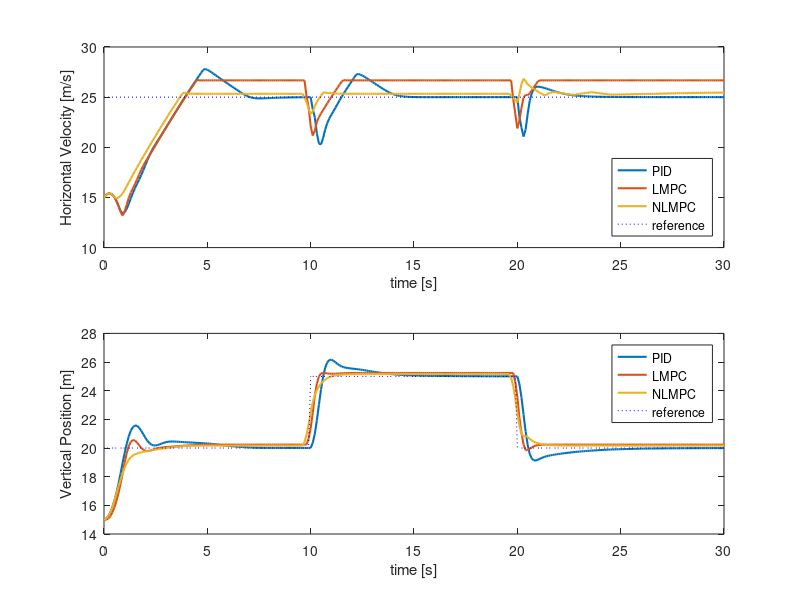
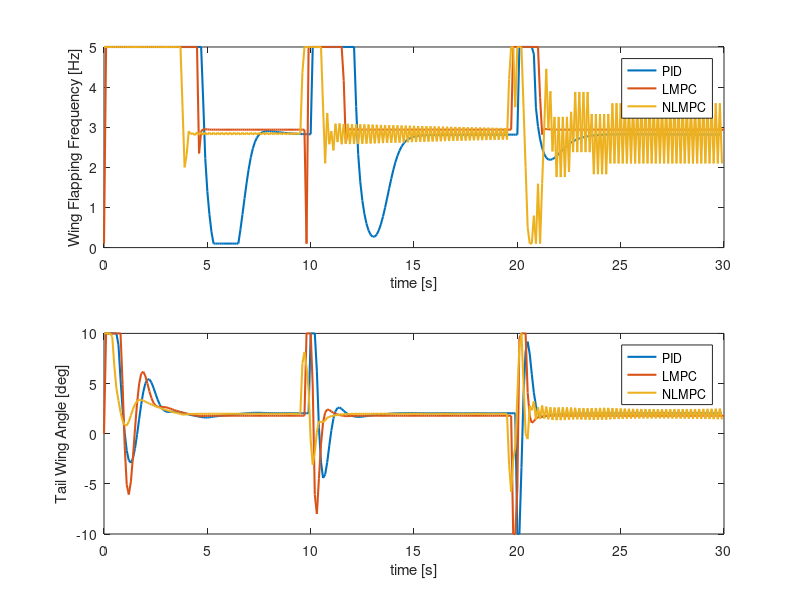
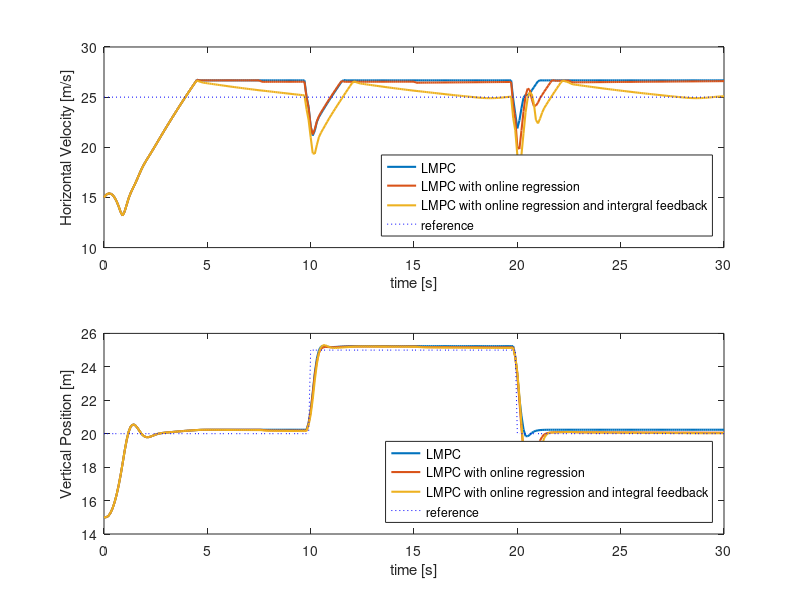
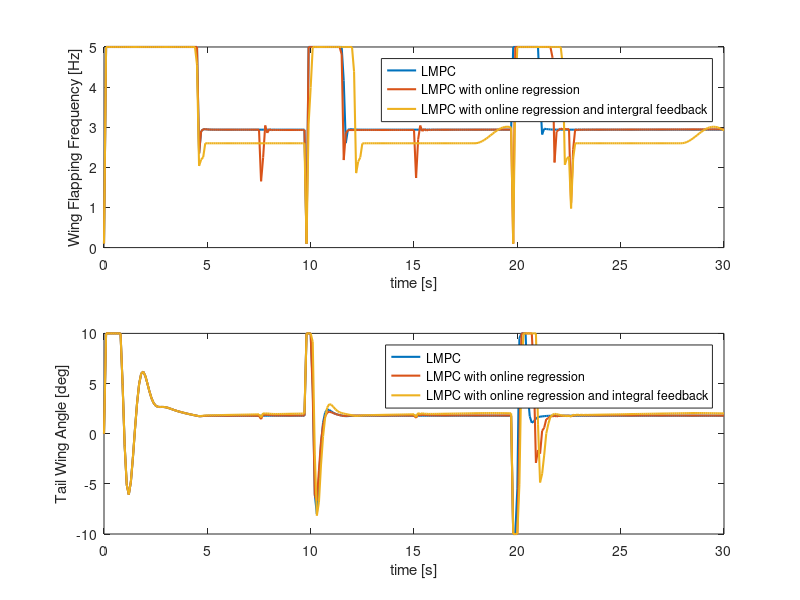

Recreate these plots in MATLAB, in order.
%%
close all;clear;clc;
%% load files
LMPC = load('Linear_MPC_data.mat');
LMPC_OR = load('Linear_MPC_online_regression_data.mat');
LMPC_OR_IC = load('Linear_MPC_online_regression_integral_feedback_data.mat');
NLMPC = load('NL_Poly_MPC_data.mat');
PID = load('PID_data.mat');
%% plot
t = 0:0.1:30;
y_ref = [20*ones(1,100) 25*ones(1,100) 20*ones(1,150)];
Vx_ref = 25;
Vy_ref = 0;

figure
subplot(2, 1, 1)
plot(t, PID.x(3, :),'LineWidth',1.5)
hold on
plot(t, LMPC.x(3, :),'LineWidth',1.5)
plot(t, NLMPC.x(3, :),'LineWidth',1.5)
plot([t(1) t(end)], [Vx_ref Vx_ref], ':b')
hold off
legend('PID', 'LMPC','NLMPC', 'reference', "Location", "southeast")
xlabel('time [s]')
ylabel('Horizontal Velocity [m/s]')

subplot(2, 1, 2)
plot(t, PID.x(2, :),'LineWidth',1.5)
hold on
plot(t, LMPC.x(2, :),'LineWidth',1.5)
plot(t, NLMPC.x(2, :),'LineWidth',1.5)
plot(t, y_ref(1:length(t)), ':b')
hold off
legend('PID', 'LMPC','NLMPC', 'reference')
xlabel('time [s]')
ylabel('Vertical Position [m]')

figure

subplot(2, 1, 1)
plot(t(1:end-1), PID.u(1, :),'LineWidth',1.5)
hold on
plot(t, LMPC.u(1, :),'LineWidth',1.5)
plot(t(1:end-1), NLMPC.u(1, :),'LineWidth',1.5)
hold off
legend('PID', 'LMPC','NLMPC')
xlabel('time [s]')
ylabel('Wing Flapping Frequency [Hz]')

subplot(2, 1, 2)
plot(t(1:end-1), PID.u(2, :),'LineWidth',1.5)
hold on
plot(t, LMPC.u(2, :),'LineWidth',1.5)
plot(t(1:end-1), NLMPC.u(2, :),'LineWidth',1.5)
hold off
legend('PID', 'LMPC','NLMPC')
xlabel('time [s]')
ylabel('Tail Wing Angle [deg]')

figure
subplot(2, 1, 1)
plot(t, LMPC.x(3, :),'LineWidth',1.5)
hold on
plot(t, LMPC_OR.x(3, :),'LineWidth',1.5)
plot(t, LMPC_OR_IC.x(3, :),'LineWidth',1.5)
plot([t(1) t(end)], [Vx_ref Vx_ref], ':b')
hold off
legend('LMPC', 'LMPC with online regression','LMPC with online regression and intergral feedback', 'reference', "Location", "southeast")
xlabel('time [s]')
ylabel('Horizontal Velocity [m/s]')

subplot(2, 1, 2)
plot(t, LMPC.x(2, :),'LineWidth',1.5)
hold on
plot(t, LMPC_OR.x(2, :),'LineWidth',1.5)
plot(t, LMPC_OR_IC.x(2, :),'LineWidth',1.5)
plot(t, y_ref(1:length(t)), ':b')
hold off
legend('LMPC', 'LMPC with online regression','LMPC with online regression and integral feedback', 'reference', "Location", "southeast")
xlabel('time [s]')
ylabel('Vertical Position [m]')


figure
subplot(2, 1, 1)
plot(t, LMPC.u(1, :),'LineWidth',1.5)
hold on
plot(t, LMPC_OR.u(1, :),'LineWidth',1.5)
plot(t, LMPC_OR_IC.u(1, :),'LineWidth',1.5)
hold off
legend('LMPC', 'LMPC with online regression','LMPC with online regression and intergral feedback')
xlabel('time [s]')
ylabel('Wing Flapping Frequency [Hz]')

subplot(2, 1, 2)
plot(t, LMPC.u(2, :),'LineWidth',1.5)
hold on
plot(t, LMPC_OR.u(2, :),'LineWidth',1.5)
plot(t, LMPC_OR_IC.u(2, :),'LineWidth',1.5)
hold off
legend('LMPC', 'LMPC with online regression','LMPC with online regression and integral feedback')
xlabel('time [s]')
ylabel('Tail Wing Angle [deg]')